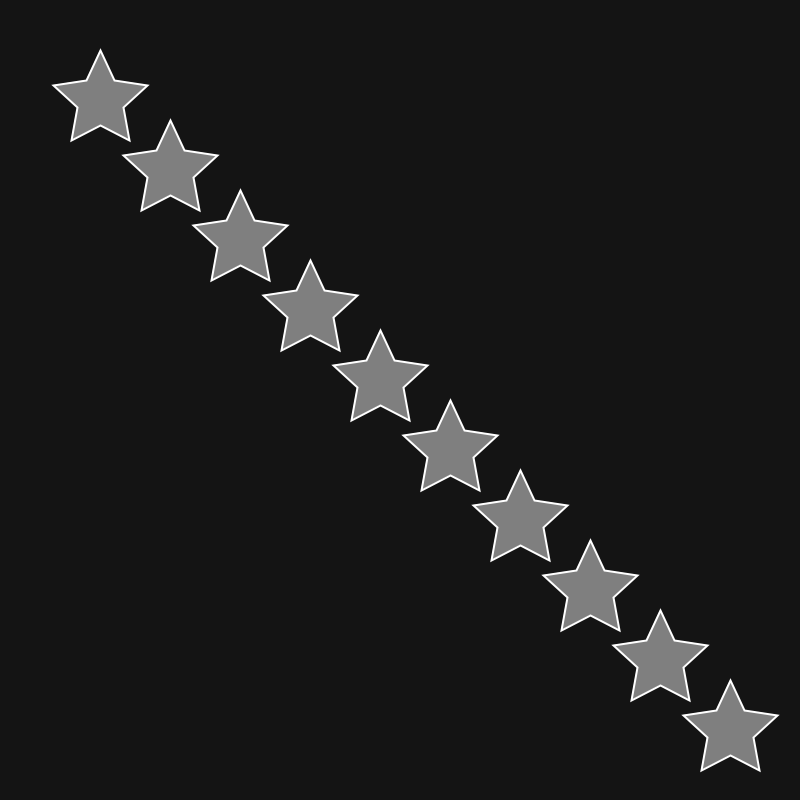
Frame 1 (no input)
Frame 60 (the mouse pressed at the canvas centre just before this capture): identical to frame 1, image omitted
Frame 120 (the mouse held since frame 60 and released just before this capture): identical to frame 1, image omitted

The Processing sketch that drew this single still picture (run headless with seeded random() and noise(); from frame 60 on, the mouse is pressed at the canvas centre):

// Processing sketch: stars
// ── stars.pde
void setup() {
  size(800, 800);
  background(20); 
  for(int i = 0; i < 10; i++) {
    drawStar(100 + i*70, 100 + i*70);
  }
}

void draw() { 
}

void drawStar(float x, float y) {
  fill(127);
  stroke(255);
  strokeWeight(2);
  
  beginShape();
  vertex(x, y-50);
  vertex(x+14, y-20);
  vertex(x+47, y-15);
  vertex(x+23, y+7);
  vertex(x+29, y+40);
  vertex(x, y+25);
  vertex(x-29, y+40);
  vertex(x-23, y+7);
  vertex(x-47, y-15);
  vertex(x-14, y-20);
  endShape(CLOSE);
}

void mousePressed() {
  drawStar(mouseX, mouseY);
}
